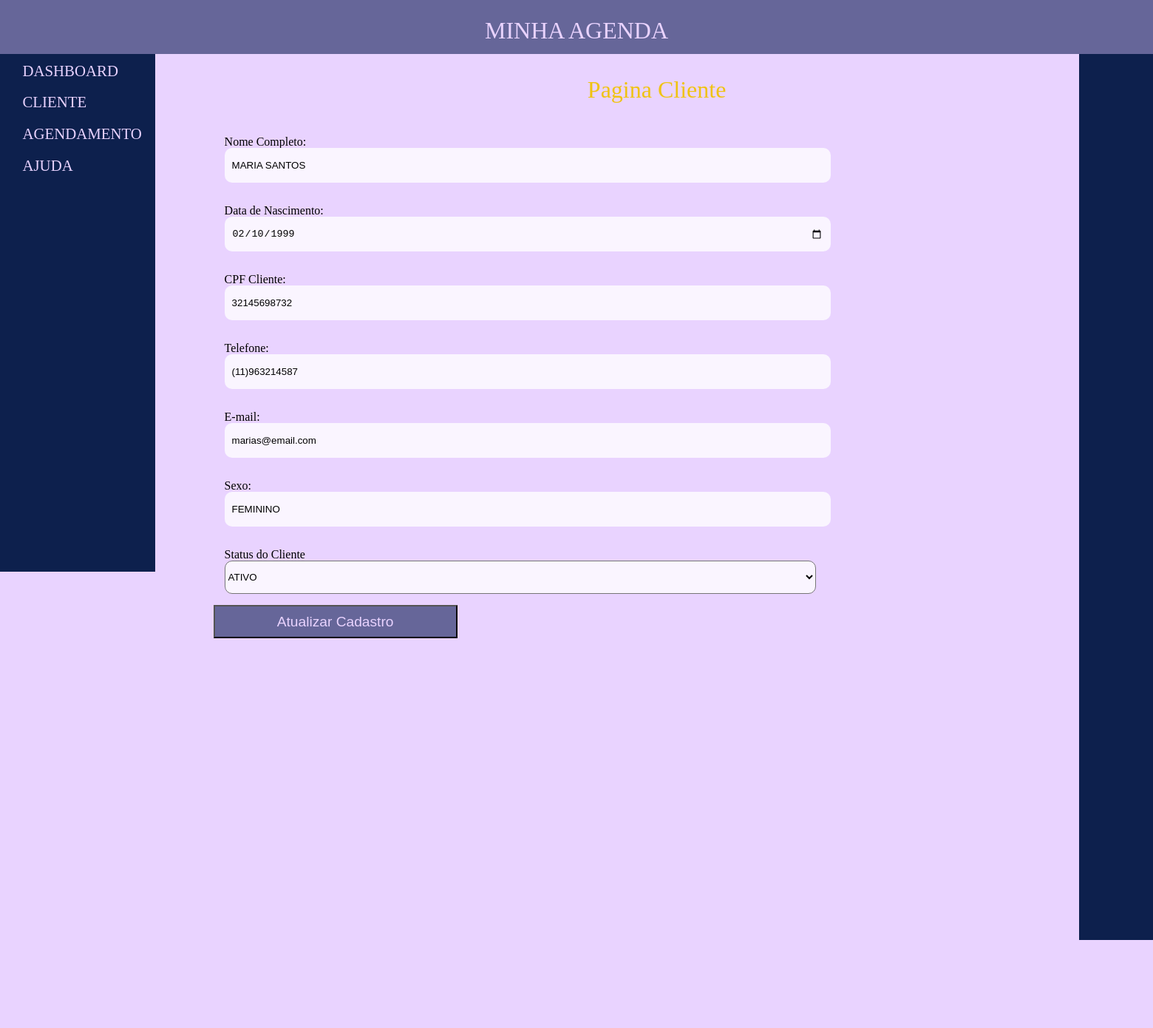
The app's page /admin/index.php?p=cliente&c=atualizar&id=1 with its own data.
### tables this page shows
CREATE TABLE `tblcliente` (
  `idCliente` int(11) NOT NULL,
  `nomeDoCliente` varchar(50) NOT NULL,
  `dataDeNasc` date NOT NULL,
  `cpfCliente` varchar(11) NOT NULL,
  `emailCliente` varchar(100) NOT NULL,
  `telefoneWhats` varchar(14) NOT NULL,
  `sexoCliente` varchar(10) NOT NULL,
  `statusCliente` varchar(10) NOT NULL
);

### admin/class/clienteClass.php (called while the page is built, shortened)
<?php
class clienteClase
{
    public $idCliente;
    public function __construct($id = false)
    {
        if ($id) {
            $this->idCliente = $id;
            $this->Carregar();
        }
    }
    public function Carregar(){
        $query = "SELECT * FROM tblcliente WHERE idCliente='".$this->idCliente."'";
        $conn = Conexao::LigarConexao();
        $resultado = $conn->query($query);
        $lista = $resultado->fetchAll();
        foreach($lista as $linha){
            $this->idCliente = $linha['idCliente'];
            $this->nomeDoCliente = $linha['nomeDoCliente'];
            $this->dataDeNasc = $linha['dataDeNasc'];
            $this->cpfCliente = $linha['cpfCliente'];
            $this->telefoneWhats = $linha['telefoneWhats'];
            $this->emailCliente = $linha['emailCliente'];
            $this->sexoCliente = $linha['sexoCliente'];
            $this->statusCliente = $linha['statusCliente'];
        }
    }
}

### admin/cliente/atualizar.php (the view, shortened to what this page needs)
<?php
require_once('class/clienteClass.php');
$cliente = new clienteClase($id);
?>
<section>
    <form class="formulario-CAD" action="index.php?p=cliente&c=atualizar&id=<?php echo $cliente->idCliente; ?>" method="POST" enctype="multipart/form-data">
        <div class="formulario-Cadastrar site">
            <div class="elementoForm">
                <label for="nomeDoCliente" class="form-label">Nome Completo:</label>
                <input type="text" class="form" name="nomeDoCliente" id="nomeDoCliente" value="<?php echo $cliente->nomeDoCliente; ?>" required placeholder="Nome do Cliente">
            </div>
            <div class="elementoForm">
                <label for="dataDeNasc" class="form-label">Data de Nascimento:</label>
                <input type="date" class="form" name="dataDeNasc" id="dataDeNasc" value="<?php echo $cliente->dataDeNasc; ?>" required placeholder="Informe sua Data de Nascimento">
            </div>
            <div class="elementoForm">
                <label for="cpfCliente" class="form-label">CPF Cliente:</label>
                <input type="text" class="form" name="cpfCliente" id="cpfCliente" value="<?php echo $cliente->cpfCliente; ?>" required placeholder="Informe o seu CPF">
            </div>
            <div class="elementoForm">
                <label for="telefoneWhats" class="form-label">Telefone:</label>
                <input type="text" class="form" name="telefoneWhats" id="telefoneWhats" value="<?php echo $cliente->telefoneWhats; ?>" required placeholder="Informe o seu telefone">
            </div>
            <div class="elementoForm">
                <label for="emailCliente" class="form-label">E-mail:</label>
                <input type="email" class="form" name="emailCliente" id="emailCliente" value="<?php echo $cliente->emailCliente; ?>" required placeholder="Informe o seu e-mail">
            </div>
            <div class="elementoForm">
                <label for="sexoCliente" class="form-label">Sexo:</label>
                <input type="text" class="form" name="sexoCliente" id="sexoCliente" value="<?php echo $cliente->sexoCliente; ?>" required placeholder="Informe o sexo do Cliente">
            </div>
            <div class="elementoForm">
                <label for="statusCliente" class="form-label">Status do Cliente</label>
                <select id="inputState" class="form-control" name="statusCliente" required>
                    <option value="ATIVO" <?php if ($cliente->statusCliente == "ATIVO") echo 'selected'; ?>>ATIVO</option>
                </select>
            </div>
            <div class="BTN">
                <button type="submit" class="btn btn-primary">Atualizar Cadastro</button>
            </div>
        </div>
    </form>
</section>
<section class="fundo site"></section>

### css/stely.css (style rules this page uses)
.site { max-width: 1200px; width: 100%; margin: 0 auto; }
body { background-color: #e9d3ff; }
.fundo { border-width: 0px; border-color: rgb(0, 0, 0); border-style: solid; background-color: #0D204D; position: absolute; left: 1460px; top: 0px; width: 148px; height:1390px; z-index: -24; }
.formulario-Cadastrar input { background-color: #faf5ff; width: 800px; height: 27px; border-radius: 10px; border: aliceblue; padding: 10px; }
.formulario-Cadastrar label { display: flex; flex-direction: column-reverse; }
.formulario-Cadastrar select { background-color: #faf5ff; width: 800px; height: 45px; border-radius: 10px; }
.BTN button { background-color: #666699; width: 330px; height: 45px; color: #e9d3ff; font-size: 1.2em; }
.elementoForm { padding: 15px; }

### records on screen
tblcliente: nomeDoCliente "MARIA SANTOS", dataDeNasc "02/10/1999", cpfCliente "32145698732", telefoneWhats "(11)963214587", emailCliente "marias@email.com", sexoCliente "FEMININO", statusCliente "ATIVO"
